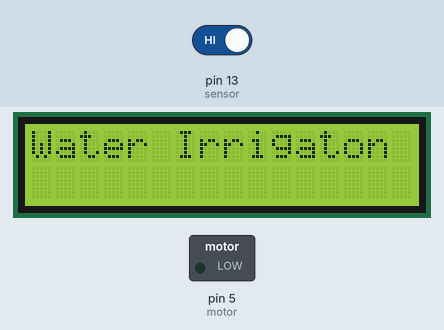
The sketch below on a simulated Arduino Mega 2560, built with avr-gcc and run on an emulated ATmega2560. On the bench: 16×2 character LCD, switched loads named in the sketch (green lamp = pin HIGH). Inputs (shaded band) come from the test bench; at power-on: pin 13 (sensor) HIGH. The modem accepts every AT command (registered, SIM ready, sends succeed) and sends nothing else; what the sketch prints to the serial monitor is not drawn.

Above: at 6.1 s.
At 15.3 s:
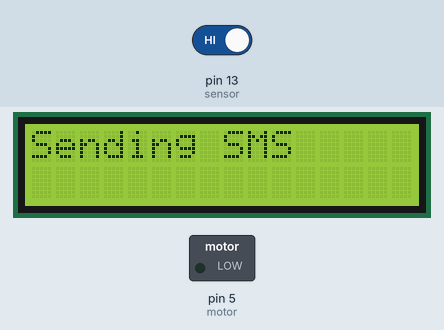
15.4 s: pin 13 (sensor) driven LOW
At 18.3 s:
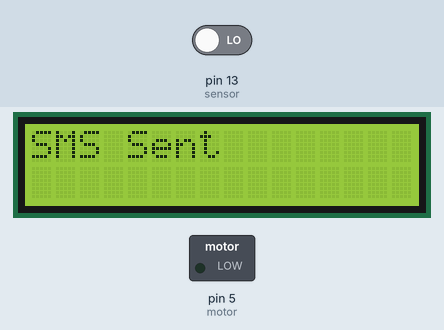
22.3 s: pin 13 (sensor) driven HIGH
At 33.1 s:
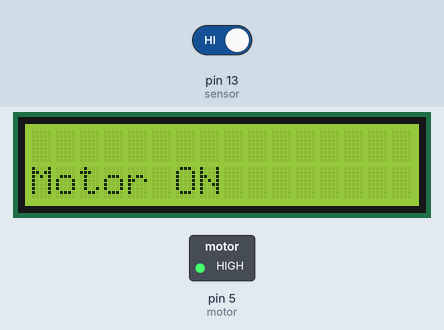
Timing chart, 0 to 34.6 s (numbered marks = the images above; inputs shaded):
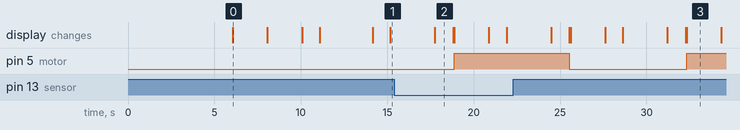

The sketch:

DRAFTCODEFINAL1.ino
```cpp
#//include<Sim800l.h>
#include<SoftwareSerial.h>
SoftwareSerial Serial1(2,3);
#include<LiquidCrystal.h>
LiquidCrystal lcd(7,8,9,10,11,12);
int led=13;
int flag=0;
String str="";
#define motor 5
#define sensor 13

/////
unsigned char Buff[250];
 unsigned char BuffIndex;
 boolean hold;

void setup()
{

  Serial1.begin(9600);
  Serial.begin(9600);

   Serial.println("GSM ");
    delay(3000);
    Serial.println("AT+CMGF=1");
    delay(3000);
   Serial.println("AT+CNMI=2,2,0,0,0");
    memset(Buff, '\0', 250);    // Initialize the string
    BuffIndex=5;
  ////////////
  lcd.begin(16,2);

  pinMode(led, OUTPUT);
  pinMode(motor, OUTPUT);
  pinMode(sensor, INPUT_PULLUP);
  lcd.print("Water Irrigaton");
  lcd.setCursor(4,1);
  delay(2000);
  lcd.clear();
  lcd.print("Circuit Digest");
  lcd.setCursor(0,1);
  lcd.print("Welcomes You");
  delay(2000);
  gsmInit();
  lcd.clear();
  lcd.print("System Ready");
  hold =true;
}
void loop()
{

receiveMSG(); // reveive message function

  if(hold == true){

    lcd.setCursor(0,0);
    lcd.print("Automatic Mode    ");
    if(digitalRead(sensor)==1 && flag==0)
    {
      delay(1000);
      if(digitalRead(sensor)==1)
      {
        digitalWrite(led, HIGH);
        sendSMS("Low Soil Moisture detected. Motor turned ON");
        lcd.begin(16,2);
        lcd.setCursor(0,1);
        lcd.print("Motor ON    ");
        digitalWrite(motor, HIGH);
        delay(2000);
        flag=1;
      }
    }
    else if(digitalRead(sensor)==0 && flag==1)
    {
      delay(1000);
      if(digitalRead(sensor)==0)
      {
        digitalWrite(led, LOW);
        sendSMS("Soil Moisture is Normal. Motor turned OFF");
        digitalWrite(motor, LOW);
        lcd.begin(16,2);
        lcd.print("Motor OFF");
        lcd.setCursor(0,1);
        lcd.print("Motor OFF");
        delay(2000);
        flag=0;
      }
    }

     if(hold == false){lcd.clear();}

  }else{lcd.clear();
  lcd.setCursor(0,1);
        lcd.print("system on hold");


  }
    //////////////////
}

void sendSMS(String msg)
{
  lcd.clear();
  lcd.print("Sending SMS");
  Serial1.println("AT+CMGF=1");
  delay(500);
  Serial1.print("AT+CMGS=");
  Serial1.print('"');
  Serial1.print("+265999297746");    // number
  Serial1.print('"');
  Serial1.println();
  delay(500);
  Serial1.println(msg);
  delay(500);
  Serial1.write(26);
  delay(1000);
  lcd.clear();
  lcd.print("SMS Sent");
  delay(1000);
  lcd.begin(16,2);
}
void gsmInit()
{
  lcd.clear();
  lcd.print("Finding Module..");
  boolean at_flag=1;
  if(at_flag)
  {
    Serial1.println("AT");
    if(Serial1.available()>0)
    {
      if(Serial1.find("OK"))
      at_flag=0;
    }
    delay(1000);
  }
  Serial1.println("ATEO");
  lcd.clear();
  lcd.print("Finding Network..");
  boolean net_flag=1;
  if(net_flag)
  {
    Serial1.println("AT+CPIN?");
    if(Serial1.available()>0)
    {
      if(Serial1.find("READY"))
      net_flag=0;
      //break;
    }
    delay(1000);
  }
   Serial1.println("AT+CNMI=2,2,0,0,0");
   delay(1000);
   Serial1.println("AT+CMGF=1");
   delay(1000);
   Serial1.println("AT+CSMP=17,167,0,0");
   lcd.clear();
   Serial1.flush();
}


void receiveMSG()
{

   if(1)
      {
          if(Serial1.available()>0)
          {
              Buff[BuffIndex] = Serial1.read();

              if( (Buff[BuffIndex-3] == 'h') && (Buff[BuffIndex-2] == 'o') && (Buff[BuffIndex-1] == 'l') && (Buff[BuffIndex] == 'd')  )
              {
                  Serial.println("Command 1");
                  hold =false;
              }
              if( (Buff[BuffIndex-4] == 's') && (Buff[BuffIndex-3] == 't') && (Buff[BuffIndex-2] == 'a') && (Buff[BuffIndex-1] == 'r') && (Buff[BuffIndex] == 't') )
              {
                  Serial.println("Command 2");
                  hold =true;
                  lcd.clear();
              }


              BuffIndex++;
              if(BuffIndex>250)
              {
                  BuffIndex=5;
              }
          }
      }


}
```

Measured:
- what the display in image 0 shows lasts 2.0 s, from 6.1 s to 8.1 s
- what the display in image 2 shows lasts 1.0 s, from 17.8 s to 18.8 s
